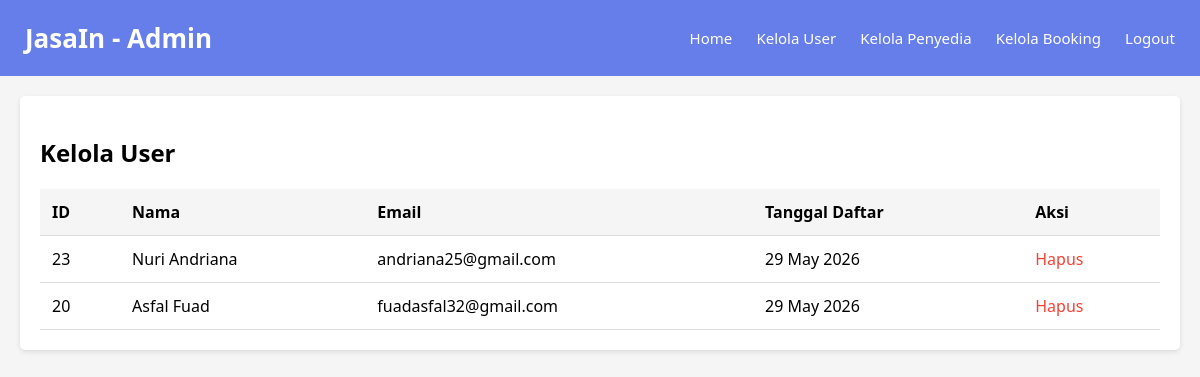
The page /admin_kelola_user.php (signed in) on the database its author committed.
### tables this page shows
CREATE TABLE IF NOT EXISTS `users` (
  `id` int NOT NULL AUTO_INCREMENT,
  `nama` varchar(100) NOT NULL,
  `email` varchar(100) NOT NULL,
  `password` varchar(100) NOT NULL,
  `role` enum('admin','user','penyedia') DEFAULT 'user',
  `created_at` timestamp NULL DEFAULT CURRENT_TIMESTAMP,
  `update_at` timestamp NULL DEFAULT CURRENT_TIMESTAMP ON UPDATE CURRENT_TIMESTAMP,
  PRIMARY KEY (`id`),
  UNIQUE KEY `email` (`email`)
);

### admin_kelola_user.php (the view, shortened to what this page needs)
<?php
require_once 'config.php';
$stmt = $conn->query("SELECT * FROM users WHERE role = 'user' ORDER BY created_at DESC");
$users = $stmt->fetchAll(PDO::FETCH_ASSOC);
?>
<!DOCTYPE html>
<html>
<head>
</head>
<body>
    <div class="header">
        <h2>JasaIn - Admin</h2>
        <div>
            <a href="admin_dashboard.php">Home</a>
            <a href="admin_kelola_user.php">Kelola User</a>
            <a href="admin_kelola_penyedia.php">Kelola Penyedia</a>
            <a href="admin_kelola_booking.php">Kelola Booking</a>
            <a href="logout.php">Logout</a>
        </div>
    </div>
    <div class="container">
        <div class="section">
            <h2>Kelola User</h2>
            <table>
                <tr>
                    <th>ID</th>
                    <th>Nama</th>
                    <th>Email</th>
                    <th>Tanggal Daftar</th>
                    <th>Aksi</th>
                </tr>
                <?php foreach($users as $user): ?>
                <tr>
                    <td><?php echo $user['id']; ?></td>
                    <td><?php echo $user['nama']; ?></td>
                    <td><?php echo $user['email']; ?></td>
                    <td><?php echo date('d M Y', strtotime($user['created_at'])); ?></td>
                    <td>
                        <a href="admin_hapus_user.php?id=<?php echo $user['id']; ?>" class="btn-delete" onclick="return confirm('Yakin hapus user ini?')">Hapus</a>
                    </td>
                </tr>
                <?php endforeach; ?>
            </table>
        </div>
    </div>
</body>
</html>

### admin_kelola_user.php (style rules this page uses)
body { font-family: 'Segoe UI', Tahoma, Geneva, Verdana, sans-serif; margin: 0; padding: 0; background-color: #f5f5f5; }
.header { background-color: #667eea; color: white; padding: 20px 25px; display: flex; justify-content: space-between; align-items: center; }
.header h2 { margin: 0; font-size: 26px; }
.header a { color: white; text-decoration: none; margin-left: 20px; font-size: 15px; }
.container { padding: 20px; max-width: 1200px; margin: 0 auto; }
.section { background: white; padding: 20px; border-radius: 5px; box-shadow: 0 2px 5px rgba(0,0,0,0.1); }
table { width: 100%; border-collapse: collapse; margin-top: 20px; }
table th, table td { padding: 12px; text-align: left; border-bottom: 1px solid #ddd; }
table th { background-color: #f5f5f5; font-weight: bold; }
.btn-delete { color: #f44336; text-decoration: none; }

### rows shown on the page
users: id "23", nama "Nuri Andriana", email "andriana25@gmail.com", created_at "29 May 2026"
users: id "20", nama "Asfal Fuad", email "fuadasfal32@gmail.com", created_at "29 May 2026"
